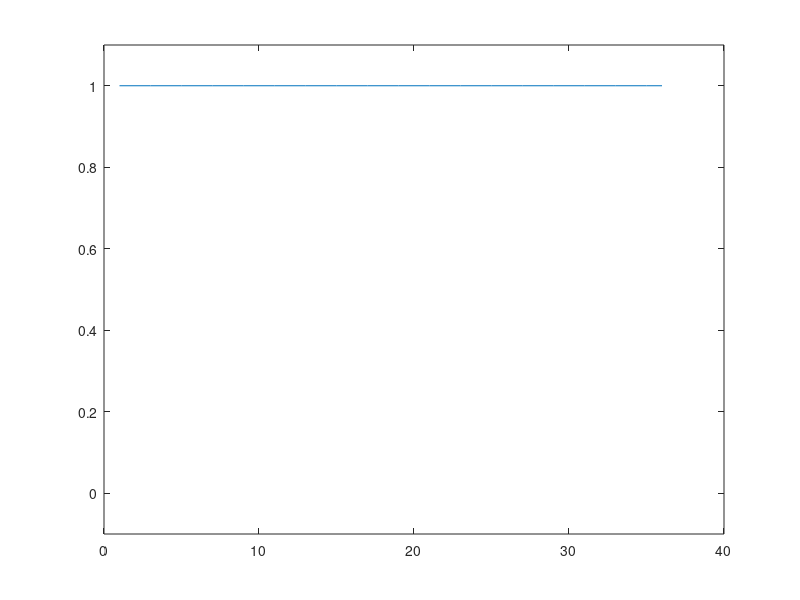

Write the MATLAB code that produced this figure.
%% Generate archetypes for 3 levels of clumping
signalLength = 36;
numArchetypes = 7;
levelHigh = 1;
levelMed = 0.5;
levelLow = 0;
archetypes = zeros(numArchetypes,signalLength);
archetypesNames = {'asleep', 'flow', 'rush', 'quick', 'awakening', 'rise', 'chill', 'falling', 'peak', 'break'}';

% Asleep
archetypes(1,:)=levelLow;

% Quick
archetypes(2,1:15) = levelLow;
archetypes(2,16:21) = levelMed;
archetypes(2,22:36) = levelLow;

%reccurrent low
archetypes(3,1:4) = levelLow;
archetypes(3,5:8) = levelMed;
archetypes(3,9:12) = levelLow;
archetypes(3,13:16) = levelMed;
archetypes(3,17:20) = levelLow;
archetypes(3,21:24) = levelMed;
archetypes(3,25:28) = levelLow;
archetypes(3,29:32) = levelMed;
archetypes(3,33:36) = levelLow;

% Flow
archetypes(4,:)=levelMed;

% Quick
archetypes(5,1:15) = levelLow;
archetypes(5,16:21) = levelHigh;
archetypes(5,22:36) = levelLow;

%reccurrent low
archetypes(6,1:4) = levelMed;
archetypes(6,5:8) = levelHigh;
archetypes(6,9:12) = levelMed;
archetypes(6,13:16) = levelHigh;
archetypes(6,17:20) = levelMed;
archetypes(6,21:24) = levelHigh;
archetypes(6,25:28) = levelMed;
archetypes(6,29:32) = levelHigh;
archetypes(6,33:36) = levelMed;

% Rush
archetypes(7,:)=levelHigh;











%% Save generated archetypes
%save archetypes3.mat 
%save archetypesNames3.mat

%% Plot to check correctness
for i=1:numArchetypes
    plot(archetypes(i,:))
    ylim([-0.1 1.1])
    pause
end